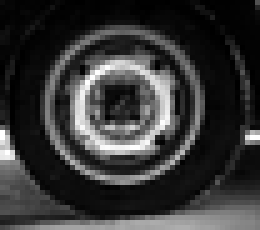
%> input picture hw1/image/tire.tif, 52 x 46 px, shrunk from 232 x 205 before the run (shown 5 times larger)
$ octave p1c.m   (GNU Octave 9; MATLAB toolbox functions it lacks are replaced by stand-ins)
%> lines starting %> are read from the running program, lines starting %| are printed output that depends on the picture
clc; clear;
tire = imread("..\image\tire.tif");
%> tire is the input picture: size 46x52 uint8; min 0, max 255, mean 53.7
L = 256;
img_out = uint8(CLAHE(tire, 41, 3, 0.02));
%> after the loop in CLAHE, `for i = 1:r`:
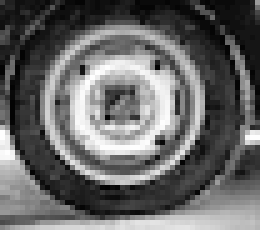
%> img_out: size 46x52 double (shown 5 times larger); min 1.21, max 254.9, mean 103.2
%> img_out: size 46x52 uint8
img_he = histeq(tire);
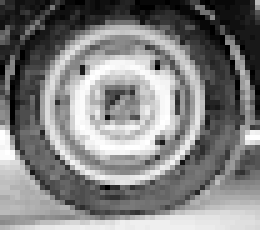
%> img_he: size 46x52 uint8 (shown 5 times larger); min 0, max 255, mean 127.5
img_mat = adapthisteq(tire,'clipLimit', 0.02);
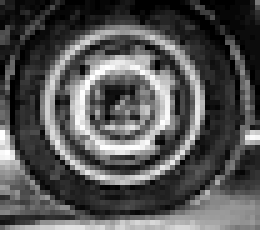
%> img_mat: size 46x52 uint8 (shown 5 times larger); min 0, max 255, mean 83.1

%% plot image
figure(1)
subplot(2,2,1)
imshow(tire)
title('original image')
subplot(2,2,2)
imshow(img_he)
title('hist equalization img')
subplot(2,2,3)
imshow(img_mat)
title('CLAHE by matlab')
subplot(2,2,4)
imshow(img_out)
title('CLAHE by myself')

%% plot histogram
figure(2)
subplot(2,1,1)
histogram(tire, 256);
title('histogram of original img')
subplot(2,1,2)
bar((1:L), hi(img_out))
%> after the loop in hi, `for i = 1:r`: h = 256 values, max 72 at index 17, min 0 at index 1, mean 9.34
title('histogram of CLAHE by myself')
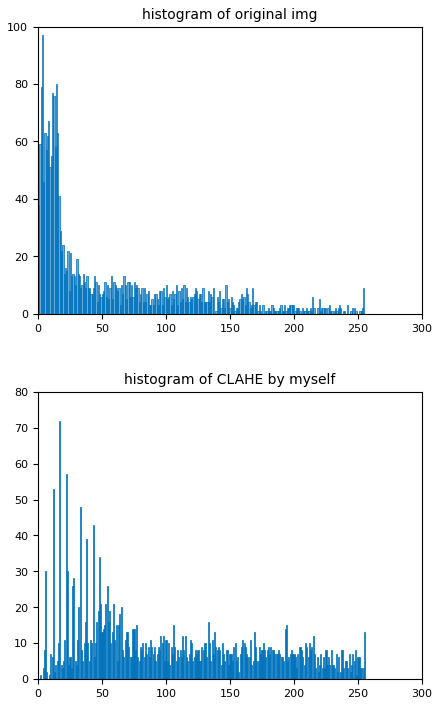
%> figure redrawn from the program's plot data, 2 panels; panel 1: tallest bar 97 high, from x = 2.99 to 3.98; panel 2: tallest bar 72 high, from x = 16.6 to 17.4

%% histogram function
function [h] = hi(I)
    L = 256;
    h = zeros(1, L);
    [r, c] = size(I);

    for i = 1:r
        for j = 1:c
            tmp = I(i, j);
            h(tmp+1) = h(tmp+1) + 1;
        end
    end
end
%% calculate s_k function
function [s] = calculate_s(patch,limit)
    L = 256;
    [r, c] = size(patch);
    threshold = limit * r * c;
    h_patch = hi(patch);
    cut = 0;
    for n = 1:L
        if (h_patch(n) > threshold)
            cut = cut + h_patch(n) - threshold;
            h_patch(n) = threshold;
        end
    end
    add = cut / L;
    h_patch = h_patch + add;
    p_patch = h_patch / (r*c);
    s = zeros(1, L);
    s(1) = p_patch(1);
    for n = 2:L
        s(n) = s(n-1) + p_patch(n);
    end
end
%% CLAHE
function [img_out] = CLAHE(I, patch, centre, limit)
    L = 256;
    [r, c] = size(I);
    img_out = zeros(r, c);
    p2 = (patch-1) / 2;
    c2 = (centre-1) / 2;
    for i = 1:r
        x = max(1,i-p2): min(r,i+p2);
        for j = 1:c
            y = max(1,j-p2): min(c,j+p2);
            J = I(x, y);
            s = calculate_s(J, limit);
            for x_c = max(1,i-c2): min(r,i+c2)
                for y_c = max(1,j-c2): min(c,j+c2)
                    img_out(x_c, y_c) = (L-1)*s(I(x_c, y_c)+1)/s(L);
                end
            end
        end
    end
end
